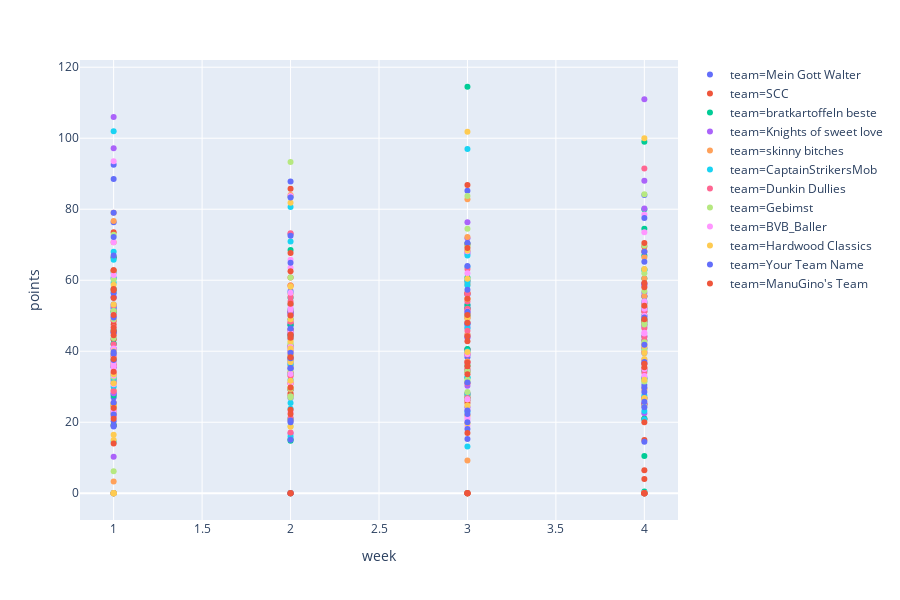

Notebook cell for this chart:
### Code cell
import plotly as py
import plotly.express as px
import plotly as py
import pandas as pd

df = pd.read_csv('points.csv')
div1 = pd.read_csv('div1.csv')
div2 = pd.read_csv('div2.csv')

league = px.scatter(df, x='week', y='points',color='team', hover_data=['player_name'])
league.show()

### Figure 1 — Plotly figure (JSON) as saved in the notebook; plotly's stock layout.template omitted (floating-point values rounded to 4 significant figures)
{"data": [{"customdata": [["Brandon Ingram"], ["Dario Saric"], ["Derrick Favors"], ["Dewayne Dedmon"], ["Evan Fournier"], ["Ja Morant"], ["Jamal Murray"], ["Jonathan Isaac"], ["Kevin Knox"], ["Kyrie Irving"], ["Luka Doncic"], ["Thomas Bryant"], ["Zach LaVine"], ["Brandon Ingram"], ["Cody Zeller"], ["Dario Saric"], ["Derrick Favors"], ["Evan Fournier"], ["Ja Morant"], ["Jamal Murray"], ["Jonathan Isaac"], ["Kevin Knox"], ["Kyrie Irving"], ["Luka Doncic"], ["Thomas Bryant"], ["Zach LaVine"], ["Brandon Ingram"], ["Cody Zeller"], ["Dario Saric"], ["Evan Fournier"], ["Ja Morant"], ["Jamal Murray"], ["Jonathan Isaac"], ["Kyrie Irving"], ["Luka Doncic"], ["P.J. Tucker"], ["Thomas Bryant"], ["Zach LaVine"], ["Brandon Ingram"], ["Cody Zeller"], ["Dario Saric"], ["Dillon Brooks"], ["Evan Fournier"], ["Ja Morant"], ["Jamal Murray"], ["Jonathan Isaac"], ["Kyrie Irving"], ["Luka Doncic"], ["P.J. Tucker"], ["Thomas Bryant"], ["Zach LaVine"]], "hoverlabel": {"namelength": 0}, "hovertemplate": "team=Mein Gott Walter<br>week=%{x}<br>points=%{y}<br>player_name=%{customdata[0]}", "legendgroup": "team=Mein Gott Walter", "marker": {"color": "#636efa", "symbol": "circle"}, "mode": "markers", "name": "team=Mein Gott Walter", "showlegend": true, "type": "scatter", "x": [1, 1, 1, 1, 1, 1, 1, 1, 1, 1, 1, 1, 1, 2, 2, 2, 2, 2, 2, 2, 2, 2, 2, 2, 2, 2, 3, 3, 3, 3, 3, 3, 3, 3, 3, 3, 3, 3, 4, 4, 4, 4, 4, 4, 4, 4, 4, 4, 4, 4, 4], "xaxis": "x", "y": [76.3, 35.5, 27, 18.8, 43.5, 45.2, 53.2, 28, 31.7, 92.5, 88.5, 52, 55.3, 53.2, 43.5, 37.5, 0, 36.4, 46.2, 41.1, 47.4, 26.8, 73, 87.8, 47.5, 46, 68.2, 31.1, 26.5, 39.1, 40.5, 53, 55.9, 70.2, 85.2, 38.3, 52.2, 47.8, 0, 47.5, 52, 48.2, 30.5, 44.2, 53.5, 32.5, 55.5, 84, 26.8, 39.5, 55.5], "yaxis": "y"}, {"customdata": [["Bojan Bogdanovic"], ["Caris LeVert"], ["Damian Lillard"], ["Enes Kanter"], ["Goran Dragic"], ["Jarrett Allen"], ["Jayson Tatum"], ["Jimmy Butler"], ["Kristaps Porzingis"], ["Marcus Morris"], ["Reggie Jackson"], ["Rui Hachimura"], ["Willie Cauley-Stein"], ["Bojan Bogdanovic"], ["Bryn Forbes"], ["Caris LeVert"], ["Damian Lillard"], ["Enes Kanter"], ["Goran Dragic"], ["Jarrett Allen"], ["Jayson Tatum"], ["Jimmy Butler"], ["Kristaps Porzingis"], ["Marcus Morris"], ["Rui Hachimura"], ["Willie Cauley-Stein"], ["Bojan Bogdanovic"], ["Bryn Forbes"], ["Caris LeVert"], ["Damian Lillard"], ["Davis Bertans"], ["DeAndre Jordan"], ["Enes Kanter"], ["Goran Dragic"], ["Jayson Tatum"], ["Jimmy Butler"], ["Kristaps Porzingis"], ["Rui Hachimura"], ["Willie Cauley-Stein"], ["Bojan Bogdanovic"], ["Brandon Clarke"], ["Caris LeVert"], ["Damian Lillard"], ["Danuel House"], ["Enes Kanter"], ["Eric Paschall"], ["Goran Dragic"], ["Jayson Tatum"], ["Jimmy Butler"], ["Kristaps Porzingis"], ["P.J. Washington"], ["Rui Hachimura"]], "hoverlabel": {"namelength": 0}, "hovertemplate": "team=SCC<br>week=%{x}<br>points=%{y}<br>player_name=%{customdata[0]}", "legendgroup": "team=SCC", "marker": {"color": "#EF553B", "symbol": "circle"}, "mode": "markers", "name": "team=SCC", "showlegend": true, "type": "scatter", "x": [1, 1, 1, 1, 1, 1, 1, 1, 1, 1, 1, 1, 1, 2, 2, 2, 2, 2, 2, 2, 2, 2, 2, 2, 2, 2, 3, 3, 3, 3, 3, 3, 3, 3, 3, 3, 3, 3, 3, 4, 4, 4, 4, 4, 4, 4, 4, 4, 4, 4, 4, 4], "xaxis": "x", "y": [47.5, 45.5, 73.5, 31, 48.5, 39.2, 62.8, 0, 66.3, 38.5, 19.2, 43.3, 0, 48, 30.9, 38, 85.8, 0, 34, 28.2, 58.5, 60.8, 50.7, 51.2, 27.5, 29.2, 59.8, 35, 37, 86.8, 26.3, 40.5, 0, 50.7, 56.2, 56.5, 52, 34.3, 25.5, 26.8, 36.5, 0, 51.2, 6.5, 25, 25.2, 48.5, 35, 69.5, 15, 21, 48.5], "yaxis": "y"}, {"customdata": [["Bogdan Bogdanovic"], ["Cedi Osman"], ["Coby White"], ["De'Aaron Fox"], ["Dennis Schroder"], ["Domantas Sabonis"], ["James Harden"], ["Jaren Jackson"], ["Kyle Kuzma"], ["Lauri Markkanen"], ["OG Anunoby"], ["Rudy Gobert"], ["Tobias Harris"], ["Bogdan Bogdanovic"], ["Cedi Osman"], ["Coby White"], ["De'Aaron Fox"], ["Dennis Schroder"], ["Domantas Sabonis"], ["James Harden"], ["Jaren Jackson"], ["Kyle Kuzma"], ["Lauri Markkanen"], ["OG Anunoby"], ["Rudy Gobert"], ["Tobias Harris"], ["Bogdan Bogdanovic"], ["Cedi Osman"], ["Coby White"], ["De'Aaron Fox"], ["Dennis Schroder"], ["Domantas Sabonis"], ["James Harden"], ["Jaren Jackson"], ["Kyle Kuzma"], ["Lauri Markkanen"], ["OG Anunoby"], ["Rudy Gobert"], ["Tobias Harris"], ["Bogdan Bogdanovic"], ["Cedi Osman"], ["Coby White"], ["De'Aaron Fox"], ["Dennis Schroder"], ["Domantas Sabonis"], ["James Harden"], ["Jaren Jackson"], ["Kyle Kuzma"], ["Lauri Markkanen"], ["OG Anunoby"], ["Rudy Gobert"], ["Tobias Harris"]], "hoverlabel": {"namelength": 0}, "hovertemplate": "team=bratkartoffeln beste<br>week=%{x}<br>points=%{y}<br>player_name=%{customdata[0]}", "legendgroup": "team=bratkartoffeln beste", "marker": {"color": "#00cc96", "symbol": "circle"}, "mode": "markers", "name": "team=bratkartoffeln beste", "showlegend": true, "type": "scatter", "x": [1, 1, 1, 1, 1, 1, 1, 1, 1, 1, 1, 1, 1, 2, 2, 2, 2, 2, 2, 2, 2, 2, 2, 2, 2, 2, 3, 3, 3, 3, 3, 3, 3, 3, 3, 3, 3, 3, 3, 4, 4, 4, 4, 4, 4, 4, 4, 4, 4, 4, 4, 4], "xaxis": "x", "y": [24.8, 19.2, 42.2, 33.2, 37.5, 51.2, 57.5, 46, 0, 51.2, 42, 27.5, 66.5, 29.2, 33.5, 14.8, 55.1, 47.3, 68.5, 83.6, 21, 15.2, 41.4, 45, 51.1, 49, 60.8, 32.5, 27.7, 53, 40.6, 70.3, 114.5, 26.7, 26.8, 36, 50, 52.2, 51, 80, 10.5, 67, 0, 21, 63, 99, 60.5, 49, 34.5, 0.5, 74.5, 32.2], "yaxis": "y"}, {"customdata": [["Bam Adebayo"], ["Darius Garland"], ["Dwight Howard"], ["Gary Harris"], ["Jeff Teague"], ["John Collins"], ["Jonas Valanciunas"], ["Karl-Anthony Towns"], ["Ricky Rubio"], ["Shai Gilgeous-Alexander"], ["Terry Rozier"], ["Trae Young"], ["Trevor Ariza"], ["Bam Adebayo"], ["Darius Garland"], ["Dwight Howard"], ["Gary Harris"], ["Jeff Teague"], ["John Collins"], ["Jonas Valanciunas"], ["Josh Hart"], ["Karl-Anthony Towns"], ["Ricky Rubio"], ["Shai Gilgeous-Alexander"], ["Terry Rozier"], ["Trae Young"], ["Bam Adebayo"], ["Gary Harris"], ["Isaiah Thomas"], ["Jeff Teague"], ["John Collins"], ["Jonas Valanciunas"], ["Josh Hart"], ["Karl-Anthony Towns"], ["Otto Porter"], ["Ricky Rubio"], ["Shai Gilgeous-Alexander"], ["Terry Rozier"], ["Trae Young"], ["Bam Adebayo"], ["Gary Harris"], ["Isaiah Thomas"], ["Jarrett Allen"], ["Jeff Teague"], ["John Collins"], ["Jonas Valanciunas"], ["Karl-Anthony Towns"], ["Otto Porter"], ["Ricky Rubio"], ["Shai Gilgeous-Alexander"], ["Terry Rozier"], ["Trae Young"]], "hoverlabel": {"namelength": 0}, "hovertemplate": "team=Knights of sweet love<br>week=%{x}<br>points=%{y}<br>player_name=%{customdata[0]}", "legendgroup": "team=Knights of sweet love", "marker": {"color": "#ab63fa", "symbol": "circle"}, "mode": "markers", "name": "team=Knights of sweet love", "showlegend": true, "type": "scatter", "x": [1, 1, 1, 1, 1, 1, 1, 1, 1, 1, 1, 1, 1, 2, 2, 2, 2, 2, 2, 2, 2, 2, 2, 2, 2, 2, 3, 3, 3, 3, 3, 3, 3, 3, 3, 3, 3, 3, 3, 4, 4, 4, 4, 4, 4, 4, 4, 4, 4, 4, 4, 4], "xaxis": "x", "y": [55.2, 28.2, 35.7, 22.5, 36.2, 52.2, 40.7, 106, 49.8, 60.7, 40.7, 97.2, 10.3, 50, 16.8, 38, 38.6, 50.5, 57, 40, 37, 44.5, 45.2, 51.3, 51, 35, 49.7, 24.2, 28.2, 26.5, 0, 37, 30.3, 76.3, 44.5, 67.5, 46.8, 34.5, 71.8, 56.5, 36.5, 47, 22.5, 50, 0, 58.5, 80.2, 0, 68, 25, 88, 111], "yaxis": "y"}, {"customdata": [["Andre Drummond"], ["Collin Sexton"], ["DeAndre Jordan"], ["Dennis Smith"], ["Ivica Zubac"], ["Joe Ingles"], ["Markelle Fultz"], ["Michael Porter"], ["Mike Conley"], ["Miles Bridges"], ["Nikola Jokic"], ["Pascal Siakam"], ["RJ Barrett"], ["Andre Drummond"], ["Aron Baynes"], ["Collin Sexton"], ["DeAndre Jordan"], ["Joe Ingles"], ["Kendrick Nunn"], ["Luke Kennard"], ["Michael Porter"], ["Mike Conley"], ["Miles Bridges"], ["Nikola Jokic"], ["Pascal Siakam"], ["RJ Barrett"], ["Andre Drummond"], ["Aron Baynes"], ["Collin Sexton"], ["DeAndre' Bembry"], ["Kendrick Nunn"], ["Luke Kennard"], ["Michael Porter"], ["Mike Conley"], ["Miles Bridges"], ["Nikola Jokic"], ["P.J. Washington"], ["Pascal Siakam"], ["RJ Barrett"], ["Richaun Holmes"], ["Alec Burks"], ["Andre Drummond"], ["Aron Baynes"], ["Collin Sexton"], ["Deandre Ayton"], ["George Hill"], ["Josh Hart"], ["Luke Kennard"], ["Malcolm Brogdon"], ["Miles Bridges"], ["Pascal Siakam"], ["RJ Barrett"]], "hoverlabel": {"namelength": 0}, "hovertemplate": "team=skinny bitches<br>week=%{x}<br>points=%{y}<br>player_name=%{customdata[0]}", "legendgroup": "team=skinny bitches", "marker": {"color": "#FFA15A", "symbol": "circle"}, "mode": "markers", "name": "team=skinny bitches", "showlegend": true, "type": "scatter", "x": [1, 1, 1, 1, 1, 1, 1, 1, 1, 1, 1, 1, 1, 2, 2, 2, 2, 2, 2, 2, 2, 2, 2, 2, 2, 2, 3, 3, 3, 3, 3, 3, 3, 3, 3, 3, 3, 3, 3, 3, 4, 4, 4, 4, 4, 4, 4, 4, 4, 4, 4, 4], "xaxis": "x", "y": [76.7, 36.5, 23.7, 3.3, 29, 22.3, 32.2, 0, 25.3, 38.7, 79, 70.7, 51.3, 84, 58.5, 35.8, 40.3, 31.2, 37.7, 38.1, 20.5, 33.1, 29.2, 51.6, 56.2, 43.8, 72.2, 51.3, 49.2, 21.9, 27.2, 54.8, 9.2, 44.8, 39.6, 58.8, 37.1, 82.8, 26.5, 28, 29.2, 52.2, 55.5, 42, 0, 0, 53.5, 60.5, 50, 52.5, 68.2, 66.5], "yaxis": "y"}, {"customdata": [["Dejounte Murray"], ["Devin Booker"], ["Fred VanVleet"], ["Giannis Antetokounmpo"], ["Hassan Whiteside"], ["Justise Winslow"], ["Kevin Love"], ["Lonzo Ball"], ["Patrick Beverley"], ["Steven Adams"], ["Tim Hardaway"], ["Tristan Thompson"], ["Victor Oladipo"], ["Dejounte Murray"], ["Devin Booker"], ["Frank Kaminsky"], ["Fred VanVleet"], ["Giannis Antetokounmpo"], ["Hassan Whiteside"], ["Justise Winslow"], ["Kevin Love"], ["Lonzo Ball"], ["Patrick Beverley"], ["Steven Adams"], ["Tristan Thompson"], ["Victor Oladipo"], ["Dejounte Murray"], ["Devin Booker"], ["Frank Kaminsky"], ["Fred VanVleet"], ["Giannis Antetokounmpo"], ["Hassan Whiteside"], ["Jabari Parker"], ["Justise Winslow"], ["Kevin Love"], ["Lonzo Ball"], ["Patrick Beverley"], ["Steven Adams"], ["Tristan Thompson"], ["Victor Oladipo"], ["Dejounte Murray"], ["Devin Booker"], ["Fred VanVleet"], ["Giannis Antetokounmpo"], ["Hassan Whiteside"], ["Jabari Parker"], ["Justise Winslow"], ["Kevin Love"], ["Lonzo Ball"], ["Patrick Beverley"], ["Steven Adams"], ["Tristan Thompson"], ["Victor Oladipo"]], "hoverlabel": {"namelength": 0}, "hovertemplate": "team=CaptainStrikersMob<br>week=%{x}<br>points=%{y}<br>player_name=%{customdata[0]}", "legendgroup": "team=CaptainStrikersMob", "marker": {"color": "#19d3f3", "symbol": "circle"}, "mode": "markers", "name": "team=CaptainStrikersMob", "showlegend": true, "type": "scatter", "x": [1, 1, 1, 1, 1, 1, 1, 1, 1, 1, 1, 1, 1, 2, 2, 2, 2, 2, 2, 2, 2, 2, 2, 2, 2, 2, 3, 3, 3, 3, 3, 3, 3, 3, 3, 3, 3, 3, 3, 3, 4, 4, 4, 4, 4, 4, 4, 4, 4, 4, 4, 4, 4], "xaxis": "x", "y": [62.2, 60.5, 56.7, 102, 50.5, 59.3, 68, 52.5, 32.3, 30, 14.5, 65.8, 0, 44.2, 51.8, 23.8, 44.8, 80.6, 36.2, 16, 70.9, 44.7, 25.4, 32, 56.6, 0, 32.7, 67, 13.2, 58.5, 97, 63.8, 60, 23, 47.5, 28, 46.5, 40, 59.3, 0, 23.2, 50, 62.8, 0, 40.8, 52, 0, 43, 0, 20.8, 27.5, 54, 0], "yaxis": "y"}, {"customdata": [["Blake Griffin"], ["Chris Paul"], ["De'Andre Hunter"], ["DeMar DeRozan"], ["Harrison Barnes"], ["Jerami Grant"], ["Jeremy Lamb"], ["Joel Embiid"], ["Josh Richardson"], ["Jrue Holiday"], ["Julius Randle"], ["Montrezl Harrell"], ["Otto Porter"], ["Blake Griffin"], ["Chris Paul"], ["De'Andre Hunter"], ["DeMar DeRozan"], ["Harrison Barnes"], ["Jerami Grant"], ["Jeremy Lamb"], ["Joel Embiid"], ["Josh Richardson"], ["Jrue Holiday"], ["Julius Randle"], ["Montrezl Harrell"], ["Otto Porter"], ["Blake Griffin"], ["Chris Paul"], ["De'Andre Hunter"], ["DeMar DeRozan"], ["Harrison Barnes"], ["Jeremy Lamb"], ["Joel Embiid"], ["Josh Richardson"], ["Jrue Holiday"], ["Julius Randle"], ["Marcus Morris"], ["Montrezl Harrell"], ["Taurean Prince"], ["Blake Griffin"], ["Chris Paul"], ["De'Andre Hunter"], ["DeMar DeRozan"], ["Harrison Barnes"], ["Jeremy Lamb"], ["Joel Embiid"], ["Josh Richardson"], ["Jrue Holiday"], ["Julius Randle"], ["Marcus Morris"], ["Montrezl Harrell"], ["Taurean Prince"]], "hoverlabel": {"namelength": 0}, "hovertemplate": "team=Dunkin Dullies<br>week=%{x}<br>points=%{y}<br>player_name=%{customdata[0]}", "legendgroup": "team=Dunkin Dullies", "marker": {"color": "#FF6692", "symbol": "circle"}, "mode": "markers", "name": "team=Dunkin Dullies", "showlegend": true, "type": "scatter", "x": [1, 1, 1, 1, 1, 1, 1, 1, 1, 1, 1, 1, 1, 2, 2, 2, 2, 2, 2, 2, 2, 2, 2, 2, 2, 2, 3, 3, 3, 3, 3, 3, 3, 3, 3, 3, 3, 3, 3, 4, 4, 4, 4, 4, 4, 4, 4, 4, 4, 4, 4, 4], "xaxis": "x", "y": [0, 33.8, 23, 42, 28.7, 24.5, 25.5, 62.5, 35.8, 37, 52.8, 48.8, 21.7, 0, 48.3, 21.3, 46.1, 45.2, 17.1, 55.3, 73.2, 41.7, 54, 39.1, 41.1, 33, 0, 52, 26.8, 49.5, 56.2, 48, 63.2, 39.1, 54, 51.7, 45.8, 70.2, 31, 46.5, 35, 37.5, 51.2, 34, 0, 91.5, 44, 59, 43, 47.5, 40, 41], "yaxis": "y"}, {"customdata": [["Andrew Wiggins"], ["Clint Capela"], ["Donovan Mitchell"], ["Eric Gordon"], ["JJ Redick"], ["Jarrett Culver"], ["Joe Harris"], ["Jordan Clarkson"], ["LaMarcus Aldridge"], ["Larry Nance"], ["LeBron James"], ["Lou Williams"], ["Serge Ibaka"], ["Andrew Wiggins"], ["Clint Capela"], ["Donovan Mitchell"], ["Eric Gordon"], ["JJ Redick"], ["Jarrett Culver"], ["Joe Harris"], ["Jordan Clarkson"], ["LaMarcus Aldridge"], ["Larry Nance"], ["LeBron James"], ["Lou Williams"], ["Serge Ibaka"], ["Andrew Wiggins"], ["Clint Capela"], ["Donovan Mitchell"], ["Eric Gordon"], ["JJ Redick"], ["Jarrett Culver"], ["Joe Harris"], ["Jordan Clarkson"], ["LaMarcus Aldridge"], ["Larry Nance"], ["LeBron James"], ["Lou Williams"], ["Serge Ibaka"], ["Andrew Wiggins"], ["Clint Capela"], ["Donovan Mitchell"], ["Eric Gordon"], ["Glenn Robinson"], ["JJ Redick"], ["Joe Harris"], ["Jordan Clarkson"], ["LaMarcus Aldridge"], ["Larry Nance"], ["LeBron James"], ["Lou Williams"], ["Serge Ibaka"]], "hoverlabel": {"namelength": 0}, "hovertemplate": "team=Gebimst<br>week=%{x}<br>points=%{y}<br>player_name=%{customdata[0]}", "legendgroup": "team=Gebimst", "marker": {"color": "#B6E880", "symbol": "circle"}, "mode": "markers", "name": "team=Gebimst", "showlegend": true, "type": "scatter", "x": [1, 1, 1, 1, 1, 1, 1, 1, 1, 1, 1, 1, 1, 2, 2, 2, 2, 2, 2, 2, 2, 2, 2, 2, 2, 2, 3, 3, 3, 3, 3, 3, 3, 3, 3, 3, 3, 3, 3, 4, 4, 4, 4, 4, 4, 4, 4, 4, 4, 4, 4, 4], "xaxis": "x", "y": [43.7, 49, 62.7, 24.5, 22.8, 6.2, 37, 25.2, 60.2, 32.8, 72.8, 51.3, 39.2, 53.2, 39.6, 60.8, 18.9, 27.3, 27, 42.3, 42, 37, 29.6, 93.3, 38.8, 34.5, 70, 69.5, 49.8, 26.5, 32, 28.5, 34.2, 31.5, 48.3, 34.3, 83.7, 74.5, 36.2, 84.2, 62, 63, 42.5, 31.5, 57, 24.5, 40.5, 47.5, 31.5, 69.8, 48, 0], "yaxis": "y"}, {"customdata": [["Aaron Gordon"], ["Al Horford"], ["Anthony Davis"], ["Ben Simmons"], ["Danilo Gallinari"], ["Gordon Hayward"], ["Marcus Smart"], ["Mitchell Robinson"], ["Paul Millsap"], ["Rudy Gay"], ["Russell Westbrook"], ["Terrence Ross"], ["Tyler Herro"], ["Aaron Gordon"], ["Al Horford"], ["Anthony Davis"], ["Ben Simmons"], ["Danilo Gallinari"], ["Gordon Hayward"], ["Marcus Smart"], ["Mitchell Robinson"], ["Paul Millsap"], ["Rudy Gay"], ["Russell Westbrook"], ["Terrence Ross"], ["Tyler Herro"], ["Aaron Gordon"], ["Al Horford"], ["Anthony Davis"], ["Ben Simmons"], ["Danilo Gallinari"], ["Gordon Hayward"], ["Marcus Smart"], ["Mitchell Robinson"], ["Paul Millsap"], ["Rudy Gay"], ["Russell Westbrook"], ["Terrence Ross"], ["Tyler Herro"], ["Aaron Gordon"], ["Al Horford"], ["Anthony Davis"], ["Ben Simmons"], ["Danilo Gallinari"], ["Gordon Hayward"], ["Marcus Smart"], ["Mitchell Robinson"], ["Paul Millsap"], ["Rudy Gay"], ["Russell Westbrook"], ["Terrence Ross"], ["Tyler Herro"]], "hoverlabel": {"namelength": 0}, "hovertemplate": "team=BVB_Baller<br>week=%{x}<br>points=%{y}<br>player_name=%{customdata[0]}", "legendgroup": "team=BVB_Baller", "marker": {"color": "#FF97FF", "symbol": "circle"}, "mode": "markers", "name": "team=BVB_Baller", "showlegend": true, "type": "scatter", "x": [1, 1, 1, 1, 1, 1, 1, 1, 1, 1, 1, 1, 1, 2, 2, 2, 2, 2, 2, 2, 2, 2, 2, 2, 2, 2, 3, 3, 3, 3, 3, 3, 3, 3, 3, 3, 3, 3, 3, 4, 4, 4, 4, 4, 4, 4, 4, 4, 4, 4, 4, 4], "xaxis": "x", "y": [33.2, 50.2, 70.7, 61.5, 46.7, 38.8, 34.7, 40.8, 35.8, 36.8, 93.5, 23, 30.7, 41.2, 56.5, 83.7, 51.7, 41, 63.5, 45.2, 33.6, 30.9, 39.6, 65.8, 22.9, 52.2, 39.2, 50.9, 68.2, 26.5, 51.2, 62, 36.7, 19, 43.7, 20.7, 48, 23.5, 21.3, 73.5, 33, 78.5, 50, 29.5, 0, 54, 0, 52, 45.2, 45, 35, 0], "yaxis": "y"}, {"customdata": [["Bradley Beal"], ["Brook Lopez"], ["D'Angelo Russell"], ["Derrick Rose"], ["Draymond Green"], ["Eric Bledsoe"], ["JaVale McGee"], ["Paul George"], ["Rajon Rondo"], ["Spencer Dinwiddie"], ["T.J. Warren"], ["Thaddeus Young"], ["Zion Williamson"], ["Bradley Beal"], ["Brook Lopez"], ["D'Angelo Russell"], ["Derrick Rose"], ["Devonte' Graham"], ["Draymond Green"], ["Eric Bledsoe"], ["JaVale McGee"], ["Paul George"], ["Rajon Rondo"], ["Spencer Dinwiddie"], ["Thaddeus Young"], ["Zion Williamson"], ["Bradley Beal"], ["Brook Lopez"], ["D'Angelo Russell"], ["Derrick Rose"], ["Devonte' Graham"], ["Draymond Green"], ["Dwight Howard"], ["Eric Bledsoe"], ["Paul George"], ["Rajon Rondo"], ["Spencer Dinwiddie"], ["Thaddeus Young"], ["Zion Williamson"], ["Bradley Beal"], ["Brook Lopez"], ["D'Angelo Russell"], ["Derrick Rose"], ["Devonte' Graham"], ["Draymond Green"], ["Dwight Howard"], ["Eric Bledsoe"], ["Paul George"], ["Rajon Rondo"], ["Spencer Dinwiddie"], ["Thaddeus Young"], ["Zion Williamson"]], "hoverlabel": {"namelength": 0}, "hovertemplate": "team=Hardwood Classics<br>week=%{x}<br>points=%{y}<br>player_name=%{customdata[0]}", "legendgroup": "team=Hardwood Classics", "marker": {"color": "#FECB52", "symbol": "circle"}, "mode": "markers", "name": "team=Hardwood Classics", "showlegend": true, "type": "scatter", "x": [1, 1, 1, 1, 1, 1, 1, 1, 1, 1, 1, 1, 1, 2, 2, 2, 2, 2, 2, 2, 2, 2, 2, 2, 2, 2, 3, 3, 3, 3, 3, 3, 3, 3, 3, 3, 3, 3, 3, 4, 4, 4, 4, 4, 4, 4, 4, 4, 4, 4, 4, 4], "xaxis": "x", "y": [58.7, 37.8, 31, 53.2, 33.5, 24.8, 15, 0, 0, 40, 16.5, 24.8, 0, 81.8, 29.8, 58.2, 40.8, 38.8, 49, 42.8, 18.7, 0, 0, 31.7, 37, 0, 54.7, 39.8, 101.8, 0, 68.4, 0, 19.7, 60.4, 0, 0, 49.5, 24.7, 0, 100, 0, 63.2, 29.5, 41.5, 26.8, 37.8, 0, 0, 32, 39.5, 26.5, 0], "yaxis": "y"}, {"customdata": [["Alex Len"], ["Danny Green"], ["Deandre Ayton"], ["Delon Wright"], ["Derrick White"], ["Kawhi Leonard"], ["Kemba Walker"], ["Khris Middleton"], ["Malcolm Brogdon"], ["Marc Gasol"], ["Robert Covington"], ["Wesley Matthews"], ["Zach Collins"], ["Alex Len"], ["Danny Green"], ["Deandre Ayton"], ["Delon Wright"], ["Derrick White"], ["Kawhi Leonard"], ["Kemba Walker"], ["Khris Middleton"], ["Malcolm Brogdon"], ["Marc Gasol"], ["Robert Covington"], ["Wesley Matthews"], ["Zach Collins"], ["Alex Len"], ["Danny Green"], ["Deandre Ayton"], ["Delon Wright"], ["Derrick White"], ["Dwight Powell"], ["Kawhi Leonard"], ["Kemba Walker"], ["Khris Middleton"], ["Malcolm Brogdon"], ["Marc Gasol"], ["Robert Covington"], ["Will Barton"], ["Danny Green"], ["Derrick White"], ["Dwight Powell"], ["Jae Crowder"], ["Kawhi Leonard"], ["Kemba Walker"], ["Khris Middleton"], ["Marc Gasol"], ["Mike Conley"], ["Nikola Jokic"], ["Robert Covington"], ["Tomas Satoransky"], ["Will Barton"]], "hoverlabel": {"namelength": 0}, "hovertemplate": "team=Your Team Name<br>week=%{x}<br>points=%{y}<br>player_name=%{customdata[0]}", "legendgroup": "team=Your Team Name", "marker": {"color": "#636efa", "symbol": "circle"}, "mode": "markers", "name": "team=Your Team Name", "showlegend": true, "type": "scatter", "x": [1, 1, 1, 1, 1, 1, 1, 1, 1, 1, 1, 1, 1, 2, 2, 2, 2, 2, 2, 2, 2, 2, 2, 2, 2, 2, 3, 3, 3, 3, 3, 3, 3, 3, 3, 3, 3, 3, 3, 4, 4, 4, 4, 4, 4, 4, 4, 4, 4, 4, 4, 4], "xaxis": "x", "y": [19, 45.3, 67, 39.2, 22.2, 72.2, 56.3, 49.5, 79, 20.3, 37.5, 39.8, 25.5, 20, 20.5, 0, 35.2, 39.6, 83.3, 72.5, 46.4, 64.9, 35.3, 38, 15.1, 0, 18.1, 20, 0, 15.3, 23.3, 31.2, 70.5, 64, 47.8, 51.1, 22.3, 43.9, 57.3, 25.8, 29.8, 37, 24.2, 65.2, 77.5, 0, 41.8, 49.5, 59, 28.5, 14.5, 68], "yaxis": "y"}, {"customdata": [["Bobby Portis"], ["Buddy Hield"], ["CJ McCollum"], ["Cameron Reddish"], ["Jaylen Brown"], ["Kelly Oubre"], ["Kevin Huerter"], ["Kyle Lowry"], ["Marvin Bagley"], ["Myles Turner"], ["Nikola Vucevic"], ["Stephen Curry"], ["Wendell Carter"], ["Bobby Portis"], ["Buddy Hield"], ["CJ McCollum"], ["Cameron Reddish"], ["Jaylen Brown"], ["Kelly Oubre"], ["Kevin Huerter"], ["Kyle Lowry"], ["Marvin Bagley"], ["Myles Turner"], ["Nikola Vucevic"], ["Stephen Curry"], ["Wendell Carter"], ["Bobby Portis"], ["Buddy Hield"], ["CJ McCollum"], ["Cameron Reddish"], ["Jaylen Brown"], ["Kelly Oubre"], ["Kyle Lowry"], ["Marvin Bagley"], ["Myles Turner"], ["Nikola Vucevic"], ["Stephen Curry"], ["T.J. Warren"], ["Wendell Carter"], ["Bobby Portis"], ["Buddy Hield"], ["CJ McCollum"], ["Jaylen Brown"], ["Kelly Oubre"], ["Kevin Huerter"], ["Kyle Lowry"], ["Marvin Bagley"], ["Myles Turner"], ["Nikola Vucevic"], ["Stephen Curry"], ["T.J. Warren"], ["Wendell Carter"]], "hoverlabel": {"namelength": 0}, "hovertemplate": "team=ManuGino's Team<br>week=%{x}<br>points=%{y}<br>player_name=%{customdata[0]}", "legendgroup": "team=ManuGino's Team", "marker": {"color": "#EF553B", "symbol": "circle"}, "mode": "markers", "name": "team=ManuGino's Team", "showlegend": true, "type": "scatter", "x": [1, 1, 1, 1, 1, 1, 1, 1, 1, 1, 1, 1, 1, 2, 2, 2, 2, 2, 2, 2, 2, 2, 2, 2, 2, 2, 3, 3, 3, 3, 3, 3, 3, 3, 3, 3, 3, 3, 3, 4, 4, 4, 4, 4, 4, 4, 4, 4, 4, 4, 4, 4], "xaxis": "x", "y": [24, 37.8, 46.7, 14, 45.8, 57.5, 21, 62.8, 44.5, 57.2, 55, 50.2, 34.2, 44.4, 43.8, 44.7, 23.5, 0, 38.3, 22.3, 67.7, 0, 29.8, 50.1, 62.5, 53.4, 33.5, 54.8, 42.8, 17, 48, 36.8, 44.2, 0, 0, 69.1, 0, 50.2, 35.8, 20, 35.5, 52.8, 59.2, 4, 36.5, 0, 0, 0, 70.5, 0, 58, 49], "yaxis": "y"}], "layout": {"height": 600, "legend": {"tracegroupgap": 0}, "margin": {"t": 60}, "xaxis": {"anchor": "y", "domain": [0, 1], "title": {"text": "week"}}, "yaxis": {"anchor": "x", "domain": [0, 1], "title": {"text": "points"}}}}
